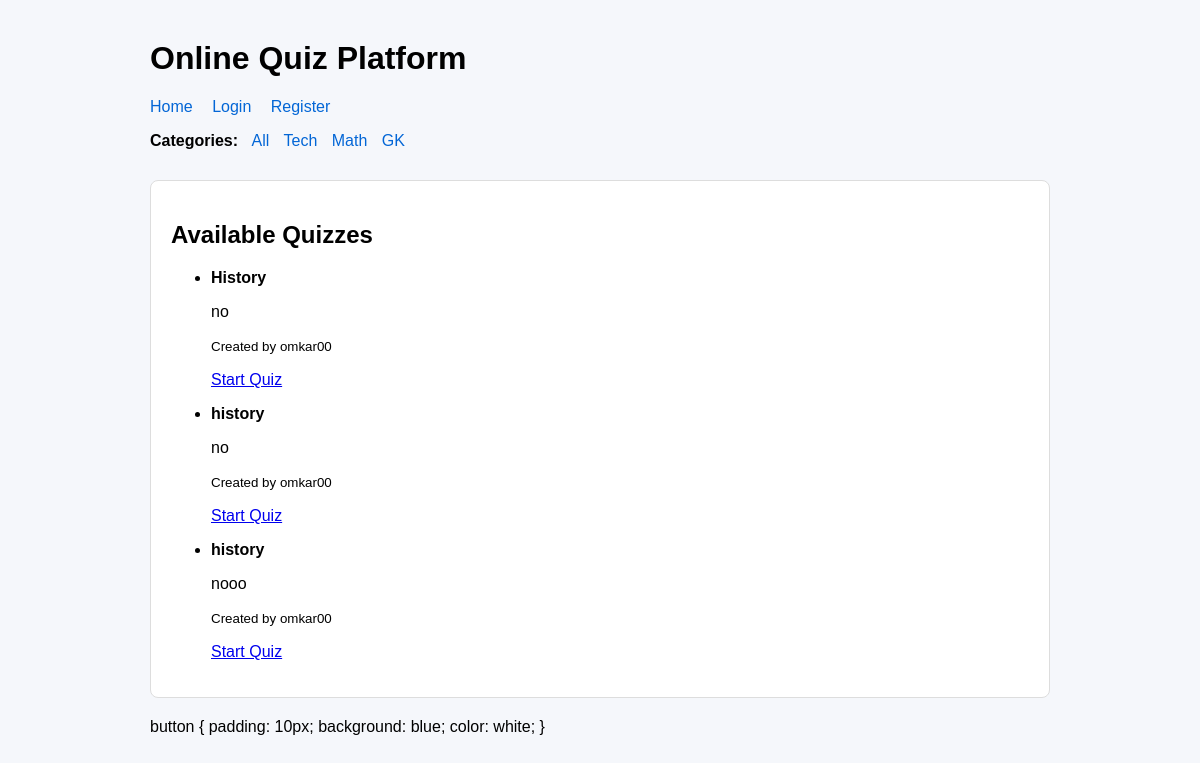
The page / on the database its author committed.
### quiz/models.py (models this page shows, shortened)
class Quiz(models.Model):
    CATEGORY_CHOICES = [
        ('tech', 'Technology'),
        ('math', 'Mathematics'),
        ('gk', 'General Knowledge'),
    ]
    DIFFICULTY_CHOICES = [
        ('easy', 'Easy'),
        ('medium', 'Medium'),
        ('hard', 'Hard'),
    ]
    title = models.CharField(max_length=200)
    description = models.TextField(blank=True)
    category = models.CharField(max_length=50, choices=CATEGORY_CHOICES, default='tech')
    difficulty = models.CharField(max_length=50, choices=DIFFICULTY_CHOICES, default='easy')
    created_by = models.ForeignKey(User, on_delete=models.CASCADE)
    created_at = models.DateTimeField(auto_now_add=True)

### quiz/views.py (the view)
# urls.py: path('', views.home, name='home'),
def home(request):
    category = request.GET.get('category')
    if category:
        quizzes = Quiz.objects.filter(category=category)
    else:
        quizzes = Quiz.objects.all()
    return render(request, 'home.html', {'quizzes': quizzes})

### quiz/templates/home.html (shortened to what this page needs)
{% extends 'base.html' %}
{% block content %}
<div class="card">
    <h2>Available Quizzes</h2>
    {% if quizzes %}
    <ul>
        {% for quiz in quizzes %}
        <li>
            <strong>{{ quiz.title }}</strong>
            <p>{{ quiz.description|default:'No description available' }}</p>
            <small>Created by {{ quiz.created_by.username }}</small>
            <p><a href="{% url 'start_quiz' quiz.id %}">Start Quiz</a></p>
        </li>
        {% endfor %}
    </ul>
    {% endif %}
</div>
{% endblock %}

### quiz/templates/base.html (style rules this page uses)
body { font-family: Arial, sans-serif; max-width: 900px; margin: 40px auto; padding: 0 20px; background-color: #f5f7fb; }
.card { border: 1px solid #ddd; padding: 20px; border-radius: 8px; margin-bottom: 20px; background: white; }

### rows shown on the page
Quiz: title "History", description "no", created_by.username "omkar00"
Quiz: title "history", description "no", created_by.username "omkar00"
Quiz: title "history", description "nooo", created_by.username "omkar00"
